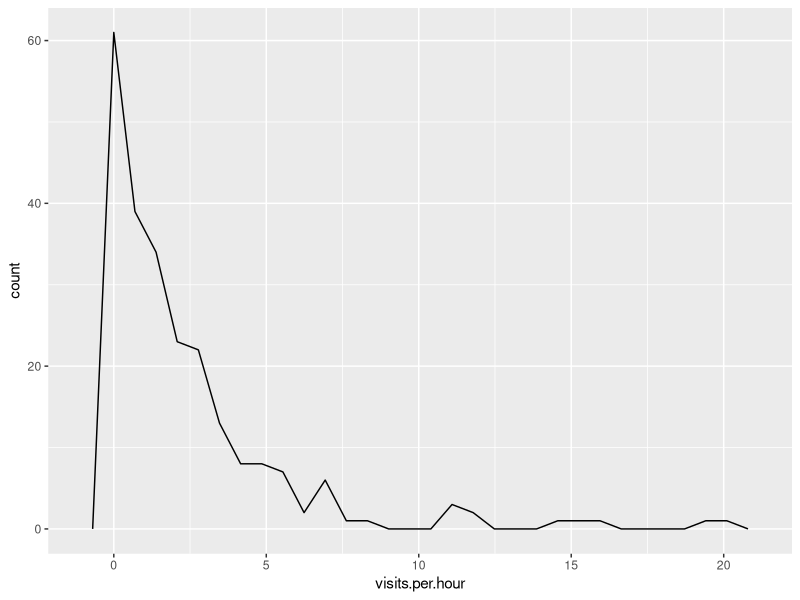

Here is the R script that generated this plot: (Note: this script raises an error after producing the figure.)
library(dplyr)
library(ggplot2)
library(MASS)
library(lme4)

byobs <- read.csv("byobs_cleaned.csv")
byrep <- read.csv("byrep_cleaned.csv")
str(byrep)

shapiro.test(byrep$visits.per.hour)
ggplot(data = byrep, aes(visits.per.hour)) + geom_freqpoly()
#not normal, so many zeros

shapiro.test(byrep$mean.visit.length)
ggplot(data = byrep, aes(mean.visit.length)) + geom_freqpoly()

ggplot(data = byrep, aes(Date, visits.per.hour)) + geom_boxplot() + facet_grid(.~treatment)

visit.data


a1 <- aov(visits.per.hour ~ treatment + flowering, data = byrep)
summary(a1)
TukeyHSD(a1)

m1 <- lm(visits.per.hour ~ treatment + flowering + Date, data = byrep) 
summary(m1)
aov(m1)



#all in
m2 <- lm(visits.per.hour ~ treatment + flowering + flowers.shrub + flowers.pot + het.annual.floral.density, data = byrep)
summary(m2)

#EDA

ggplot(data = byrep, aes(microsite, mean.prop.fl)) + geom_boxplot() + xlab("Microsite") + ylab("Mean proportion of flowers visited") + theme_Publication() + facet_grid(~flowering)



ggplot(data = counts, aes(microsite, mean.prop.fl)) + geom_boxplot() + xlab("Microsite") + ylab("Mean proportion of flowers visited") + theme_Publication() + facet_grid(~flowering)

ggplot(data = counts, aes(microsite, flowers.visited)) + geom_boxplot() + xlab("Microsite") + ylab("Flowers visited per hour") + theme_Publication() + facet_grid(~flowering)

ggplot(data = all.data, aes(treatment, visits.per.hour)) + geom_boxplot() + xlab("Microsite") + ylab("Flower visits per hour")+ facet_grid(~flowering)

#EDA
dotchart(byrep$visits.per.hour)
pairs(byrep)

#try out glm
g1 <- glm(data = byrep, family = quasipoisson (link = "log"), visits.per.hour ~ treatment + flowering + Date)
summary(g1)
plot(g1)

E <- resid(g1)
hist(E)
plot(resid(g1) ~ byrep$treatment)
plot(resid(g1) ~ byrep$flowering)
plot(resid(g1) ~ byrep$Date)

g2 <- glm(data = byrep, family = quasipoisson (link = "log"), visits.per.hour ~ treatment + flowering)
summary(g2)
g2

g3 <- glm(data = byrep, family = quasipoisson (link = "log"), visits.per.hour ~ treatment + flowering + understory.richness)
summary(g3)
          
g4 <- glmmPQL(visits.per.hour ~ treatment + flowering + understory.richness + mean.Temp,  random = ~1|PlantID, family = quasipoisson(link = "log"), data = byrep)
summary(g4)

#try repID instead of plant ID as a random effect
byrep$repID <- paste(byrep$PlantID, byrep$treatment)

g5 <- glmmPQL(visits.per.hour ~ treatment * flowering + understory.richness + mean.Temp,  random = ~1|repID,  family = quasipoisson(link = "log"), data = byrep)
              
summary(g5)

#let's try a model of just blooming, then can use glm
bloom <- filter(byrep, flowering == "bloom")
pre <- filter(byrep, flowering == "pre")
g5 <- glm(flowers.per.hour ~ flowers.pot, family = quasipoisson(link = "log"), data = bloom)
summary(g5)

g6 <- glm(visits.per.hour ~ treatment + understory.richness, family = quasipoisson(link = "log"), data = pre)
summary(g6)

t.test(byrep$flowers.per.hour ~ byrep$treatment)

byrep$flowering <- ordered(byrep$flowering)

#take a step back - are the covariates different?
a1 <- aov(byrep$het.shrub.blooming.neighbours ~ byrep$flowering + byrep$treatment)
summary(a1)
TukeyHSD(a1)
a2 <- t.test(byrep$visits.per.hour ~ byrep$treatment, paired = T)
a2
summary(a2)
a3 <- aov(bloom$understory.richness ~ bloom$treatment)
summary(a2)
?nlme


byrep$repID <- paste(byrep$PlantID, byrep$treatment)

m2 <- glmer.nb(visits.per.hour ~ treatment + mean.Temp + flowering + understory.richness + (1|repID), data = byrep)
m1 <- glmer.nb(visits.per.hour ~  mean.Temp + flowering + understory.richness + (1|repID), data = byrep)

summary(m1)
anova(m1, m2, test = "Chisq")
?glmer

overdisp_fun(m1)
overdisp_fun(m2)
